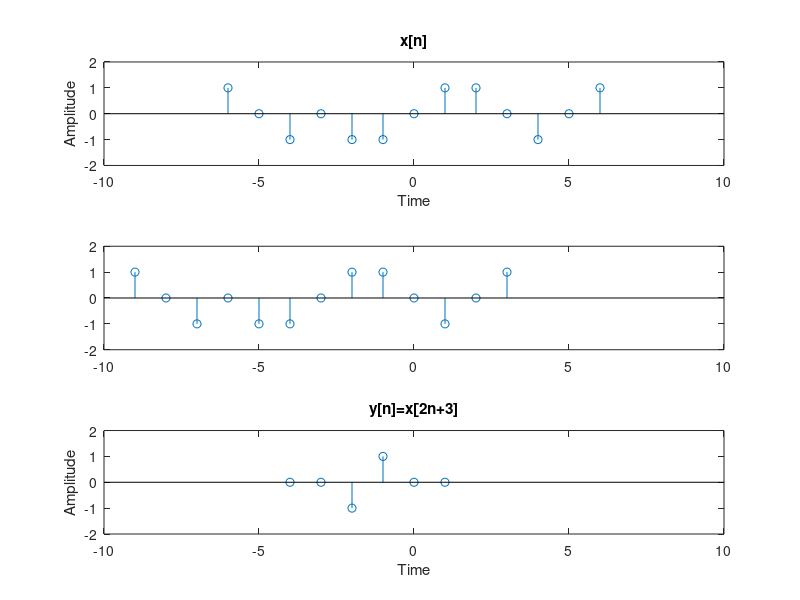

This figure's MATLAB source:
clc;
close all;

%orginal signal
n=-6:6;
y=[1 0 -1 0 -1 -1 0 1 1 0 -1 0 1];
subplot(3,1,1);
stem(n,y);
axis([-10 10 -2 2]);
xlabel('Time');
ylabel('Amplitude');
title('x[n]');

%shifting the given signal
n1=n-3;

subplot(3,1,2);
stem(n1,y);
axis([-10 10 -2 2]);

value=2;

temp=1;
for i=1:length(n1)
    if(rem(n1(i),value)== 0)
        x1(temp)=n1(i)./ value;
        y1(temp)=y(i);
        temp=temp+1;
    end

end

%final signal
subplot(3,1,3);
stem(x1,y1);
axis([-10 10 -2 2]);
xlabel('Time');
ylabel('Amplitude');
title('y[n]=x[2n+3]');